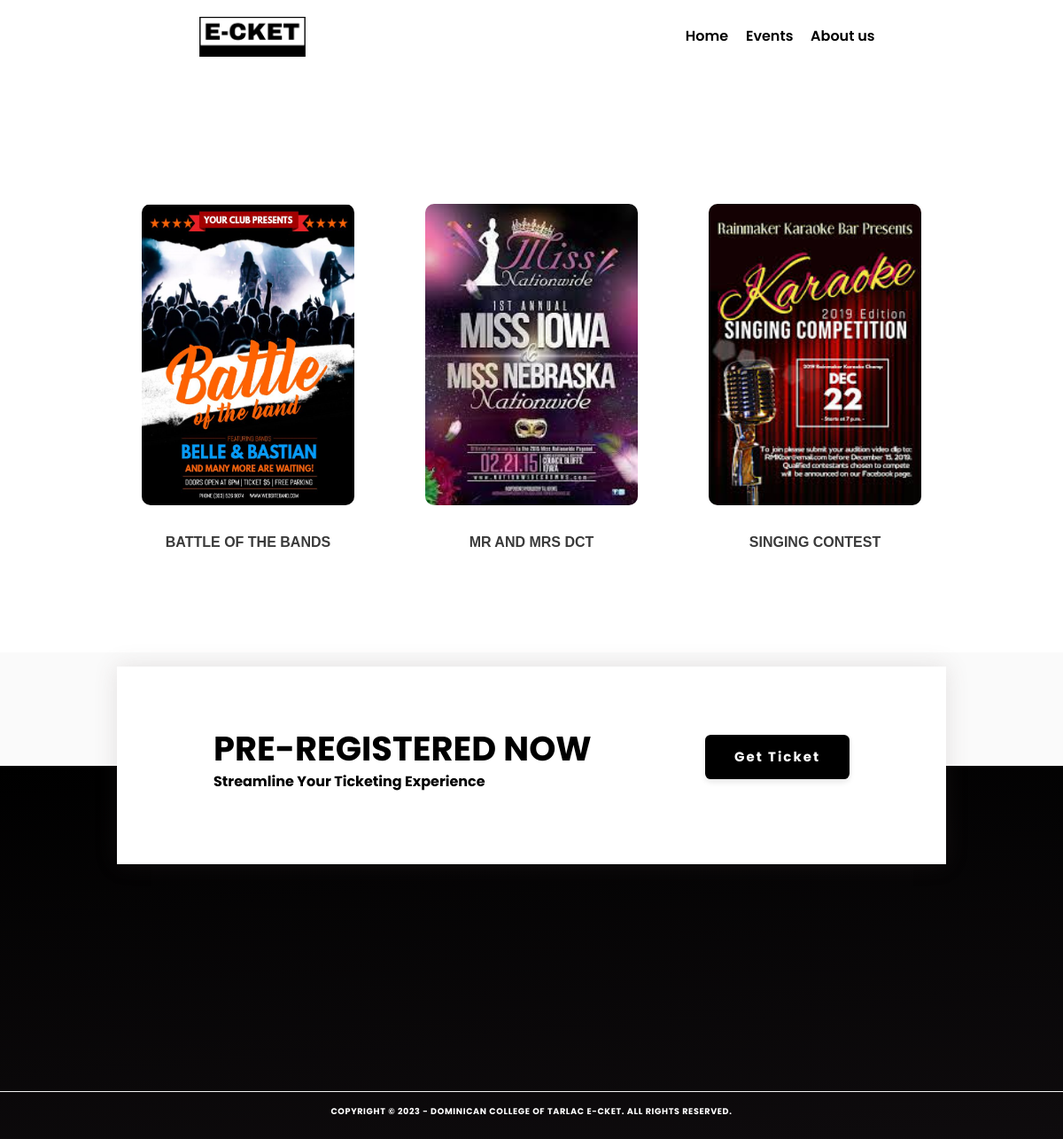
Screenshot of /events.php with the database file from the repository.
### tables this page shows
CREATE TABLE `events` (
  `id` int(11) NOT NULL,
  `event_name` varchar(145) DEFAULT NULL,
  `event_date` date DEFAULT NULL,
  `event_time` time DEFAULT NULL,
  `event_venue` longtext DEFAULT NULL,
  `event_max_guest` varchar(145) DEFAULT NULL,
  `event_rules` longtext DEFAULT NULL,
  `event_poster` varchar(145) DEFAULT NULL,
  `event_price` varchar(145) DEFAULT NULL,
  `status` enum('active','disabled') NOT NULL DEFAULT 'active',
  `created_at` timestamp NULL DEFAULT current_timestamp(),
  `updated_at` timestamp NULL DEFAULT NULL ON UPDATE current_timestamp()
);

CREATE TABLE `system_config` (
  `Id` int(14) NOT NULL,
  `system_name` varchar(145) DEFAULT NULL,
  `system_phone_number` varchar(145) DEFAULT NULL,
  `system_email` varchar(145) DEFAULT NULL,
  `system_logo` varchar(145) DEFAULT NULL,
  `system_color` varchar(145) DEFAULT NULL,
  `system_copy_right` varchar(145) DEFAULT NULL,
  `created_at` timestamp NOT NULL DEFAULT current_timestamp(),
  `updated_at` timestamp NULL DEFAULT NULL ON UPDATE current_timestamp()
);

### configuration/settings-configuration.php (called while the page is built, shortened)
<?php
class SystemConfig {
    private $conn;
    private $system_copyright;
    public function __construct()
    {
        $database = new Database();
        $db = $database->dbConnection();
        $this->conn = $db;
        $stmt = $this->runQuery("SELECT * FROM system_config LIMIT 1");
        $stmt->execute(array());
        $system_config = $stmt->fetch(PDO::FETCH_ASSOC);
        $this->system_copyright = $system_config['system_copy_right'];
        $stmt = $this->runQuery("SELECT * FROM email_config LIMIT 1");
        $stmt->execute(array());
        $email_config = $stmt->fetch(PDO::FETCH_ASSOC);
        $stmt = $this->runQuery("SELECT * FROM google_recaptcha_api LIMIT 1");
        $stmt->execute(array());
        $google = $stmt->fetch(PDO::FETCH_ASSOC);
    }
    public function runQuery($sql)
    {
        $stmt = $this->conn->prepare($sql);
        return $stmt;
    }
    public function getSystemCopyright() {
        return $this->system_copyright;
    }
}
?>

### events.php (the view, shortened to what this page needs)
<?php
require_once __DIR__ . '/database/dbconfig2.php';
include_once 'configuration/settings-configuration.php';
$config = new SystemConfig();
?>
<!DOCTYPE html>
<html lang="en">
<head>
    <link rel="stylesheet" href="https://cdnjs.cloudflare.com/ajax/libs/font-awesome/5.15.3/css/all.min.css">
    <link href="https://cdn.jsdelivr.net/npm/bootstrap@5.1.1/dist/css/bootstrap.min.css" rel="stylesheet">
    <link rel="stylesheet" href="https://unpkg.com/aos@next/dist/aos.css" />
    <link rel="stylesheet" href="src/css/landing-page.css?v=<?php echo time(); ?>">
</head>
<body>
    <header>
        <a href="" id="logo" class="delete"><img src="src/img/E-CKET.png" alt="E-CKET"></a>
        <nav class="navbar">
            <a href="./" id="navbar">Home</a>&nbsp;&nbsp;&nbsp;&nbsp;&nbsp;&nbsp;&nbsp;&nbsp;&nbsp;&nbsp;&nbsp;&nbsp;&nbsp;&nbsp;&nbsp;&nbsp;&nbsp;&nbsp;&nbsp;&nbsp;&nbsp;&nbsp;&nbsp;&nbsp;
            <a href="events" id="navbar">Events</a></i>&nbsp;&nbsp;&nbsp;&nbsp;&nbsp;&nbsp;&nbsp;&nbsp;&nbsp;&nbsp;&nbsp;&nbsp;&nbsp;&nbsp;&nbsp;&nbsp;&nbsp;&nbsp;&nbsp;&nbsp;&nbsp;&nbsp;&nbsp;&nbsp;
            <a href="about-us" id="navbar">About us</a>&nbsp;&nbsp;&nbsp;&nbsp;&nbsp;&nbsp;&nbsp;&nbsp;&nbsp;&nbsp;&nbsp;&nbsp;&nbsp;&nbsp;&nbsp;&nbsp;&nbsp;&nbsp;&nbsp;&nbsp;&nbsp;&nbsp;&nbsp;&nbsp;
        </nav>
    </header>
    <section class="event" id="cov" style="margin-bottom: 20rem;" >
        <div class="column" id="column1" style="margin-top: 20rem;">
            <?php
            $pdoQuery = "SELECT * FROM events WHERE status = :status";
            $pdoResult = $pdoConnect->prepare($pdoQuery);
            $pdoResult->execute(array(":status" => "active"));
            if ($pdoResult->rowCount() > 0) {
                while ($event_data = $pdoResult->fetch(PDO::FETCH_ASSOC)) {
            ?>
                    <div class="image">
                        <img src="src/img/<?php echo $event_data['event_poster'] ?>" alt="event">
                        <h4><?php echo $event_data['event_name'] ?></h4>
                    </div>
            <?php
                }
            } else {
                echo '<img src="src/img/canceled-event.svg" width="400px" alt="E-CKET">';
            }
            ?>
        </div>
    </section>
    <footer>
        <div class="pre-registration">
            <h3>PRE-REGISTERED NOW<br>
                <p>Streamline Your Ticketing Experience</p>
            </h3>
            <a href="#" data-bs-toggle="modal" data-bs-target="#pre-registration" class="btn">Get Ticket</a>
        </div>
        <h1 class="credit"> <?php echo $config->getSystemCopyright() ?></h1>
    </footer>
</body>
</html>

### src/css/landing-page.css (style rules this page uses)
* { font-family: 'Poppins', sans-serif; margin:0; padding:0; font-weight: bold; box-sizing: border-box; text-decoration: none; outline: none; border:none; }
html { scroll-behavior: smooth; font-size: 40.5%; overflow-x: hidden; }
body { background-color: #FAFAFA; }
@media screen and (prefers-color-scheme: light) { body { background-color: #FAFAFA; color: black; } }
section { min-height: 110vh; padding:0 10%; padding-top: 7.5rem; }
.btn { margin-bottom: 8rem; display:inline-block; margin-top: 5rem; padding:2rem 5rem; border-radius: 1rem; background: #000; font-size: 2rem; color: #ffffff; cursor: pointer; box-shadow: 0 .5rem 1rem rgba(0,0,0,.1); }
#logo { margin-left: 7rem; }
header { position: fixed; top:0; left:0; width:100%; background: transparent; padding:3rem 15%; display: flex; align-items: center; justify-content: space-between; z-index: 100; }
header .navbar a { position: relative; text-decoration: none; font-weight: 600; font-size: 2.5rem; margin-left: -2rem; color: #000; }
#navbar::after { position: absolute; display: block; content: ""; border-radius: 20px; width: 100%; height: 3px; top: 120%; left: 0; background: #000; transform: scaleX(0); transform-origin: right; }
header #logo img { width: 120px; }
@media (max-width:1200px) { html { font-size: 40%; } }
@media (max-width:1200px) { section { min-height: 55vh; padding:0 10%; padding-top: 10rem; padding-bottom: 10rem; } }
footer { min-height: 10vh; padding-top: 7.5rem; padding-bottom: 1rem; background: linear-gradient(175deg, rgba(253, 253, 253, 0), rgba(29, 23, 27, 0.5)), linear-gradient(to bottom, #000, #000); background-size: cover; background-position: center; }
footer .pre-registration { display: flex; justify-content: center; width: 78%; box-shadow: 0 0 25px 0 rgb(98 78 78 / 15%); max-width: 95%; background: white; padding: 7rem; margin: 0 auto; margin-top: -25rem; }
footer .pre-registration h3 { margin-left: auto; margin-right: auto; font-weight: bold; display: block; align-self: center; font-size:6rem; color:#000; }
footer .pre-registration p { display: block; line-height: 28px; align-self: center; font-size:2.5rem; color: #000; }
footer .pre-registration a { margin-left: auto; margin-right: auto; align-self: center; display: flex; letter-spacing: 2px; font-size: 15px; font-weight: bold; }
footer .credit { display: flex; text-align: center; justify-content: center; margin-top: 40rem; padding:2.5rem 1rem; width: 100%; font-size: 1.5rem; color: #fff; border-top: .2rem solid #f4f4f4; font-weight: bold; letter-spacing: .1rem; }
.event { background: #fff; display: block; padding-bottom: 10rem; }
.event .column { margin-bottom: auto; display: flex; align-items: center; justify-content: center; flex-wrap: wrap; }
.event .column .image { flex:1 1 40rem; display: flex; justify-content: center; align-items: center; flex-direction: column; margin: 1rem; }
.event .column .image img { margin-top: 5rem; margin-bottom: 5rem; width: 240px; height: 340px; border-radius: 10px; cursor: pointer; }
.event .column .image h4 { font-size: 2.5rem; font-family:Verdana, Geneva, Tahoma, sans-serif; font-weight: 700!important; color: #3a3a3a; letter-spacing: normal; height: 60px; width: 250px; text-align: center; }

### rows the page displays
events: event_poster (picture), event_name "BATTLE OF THE BANDS"
events: event_poster (picture), event_name "MR AND MRS DCT"
events: event_poster (picture), event_name "SINGING CONTEST"
system_config: system_copy_right "COPYRIGHT © 2023 - DOMINICAN COLLEGE OF TARLAC E-CKET. ALL RIGHTS RESERVED."
